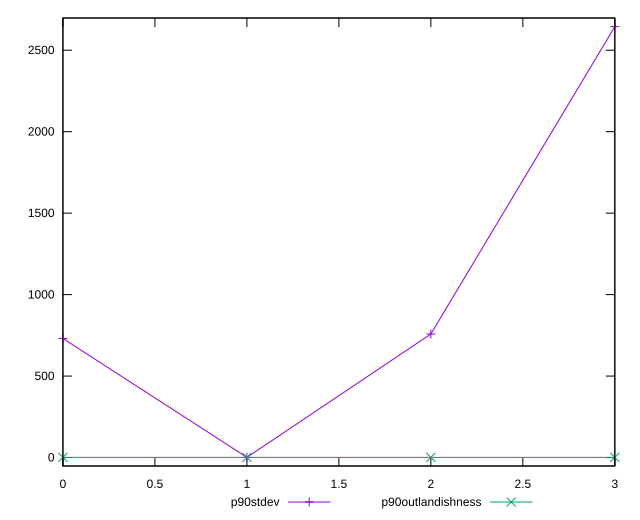

Recreate this plot in gnuplot.
reset

$p90Stdev <<EOF
0 730.5860692896549
1 1.199111259846337
2 758.3198409338179
3 2644.6341413344862
EOF

$p90Outlandishness <<EOF
0 1.0000025684225238
1 1.0000003303408371
2 0.999923835678913
3 0.9942380576995744
EOF

set key outside below
set xrange [0:3]
set yrange [-51.87856000783616:2697.506939400022]
set trange [-51.87856000783616:2697.506939400022]
set terminal svg size 640, 520 enhanced background rgb 'white'
set output "reports/report_00030_2021-02-24T20-42-31.540Z/total-byte-weight/progression/stddev.svg"

plot $p90Stdev title "p90stdev" with linespoints, \
     $p90Outlandishness title "p90outlandishness" with linespoints

reset
